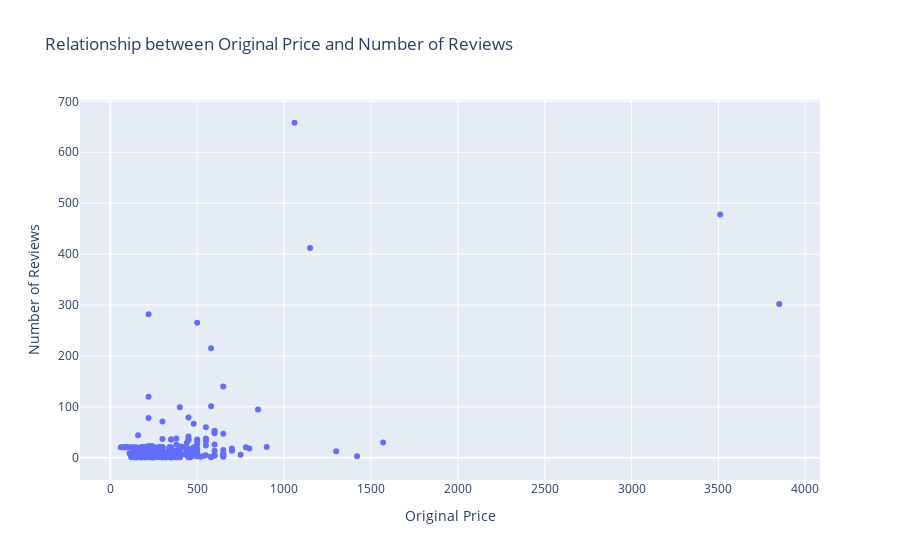

Here is the notebook cell this chart was saved with:
### Code cell
# Create scatter plot using Plotly Express
fig = px.scatter(df, x='Original Price', y='Number of Reviews', 
                 title='Relationship between Original Price and Number of Reviews',
                 labels={'Original Price': 'Original Price', 'Number of Reviews': 'Number of Reviews'})

# Calculate correlation coefficient
corr_coef = np.corrcoef(df['Original Price'], df['Number of Reviews'])[0, 1]
print(f'Correlation Coefficient: {corr_coef:.2f}')

# Show the plot
iplot(fig)

### Figure 1 — Plotly figure (JSON) as saved in the notebook; plotly's stock layout.template omitted (floating-point values rounded to 4 significant figures; data arrays with more than 128 entries replaced by an {"elided": "..."} marker saying what was removed)
{"data": [{"hovertemplate": "Original Price=%{x}<br>Number of Reviews=%{y}<extra></extra>", "legendgroup": "", "marker": {"color": "#636efa", "symbol": "circle"}, "mode": "markers", "name": "", "orientation": "v", "showlegend": false, "type": "scatter", "x": {"elided": "337 int values"}, "xaxis": "x", "y": {"elided": "337 float values"}, "yaxis": "y"}], "layout": {"legend": {"tracegroupgap": 0}, "title": {"text": "Relationship between Original Price and Number of Reviews"}, "xaxis": {"anchor": "y", "domain": [0, 1], "title": {"text": "Original Price"}}, "yaxis": {"anchor": "x", "domain": [0, 1], "title": {"text": "Number of Reviews"}}}}
